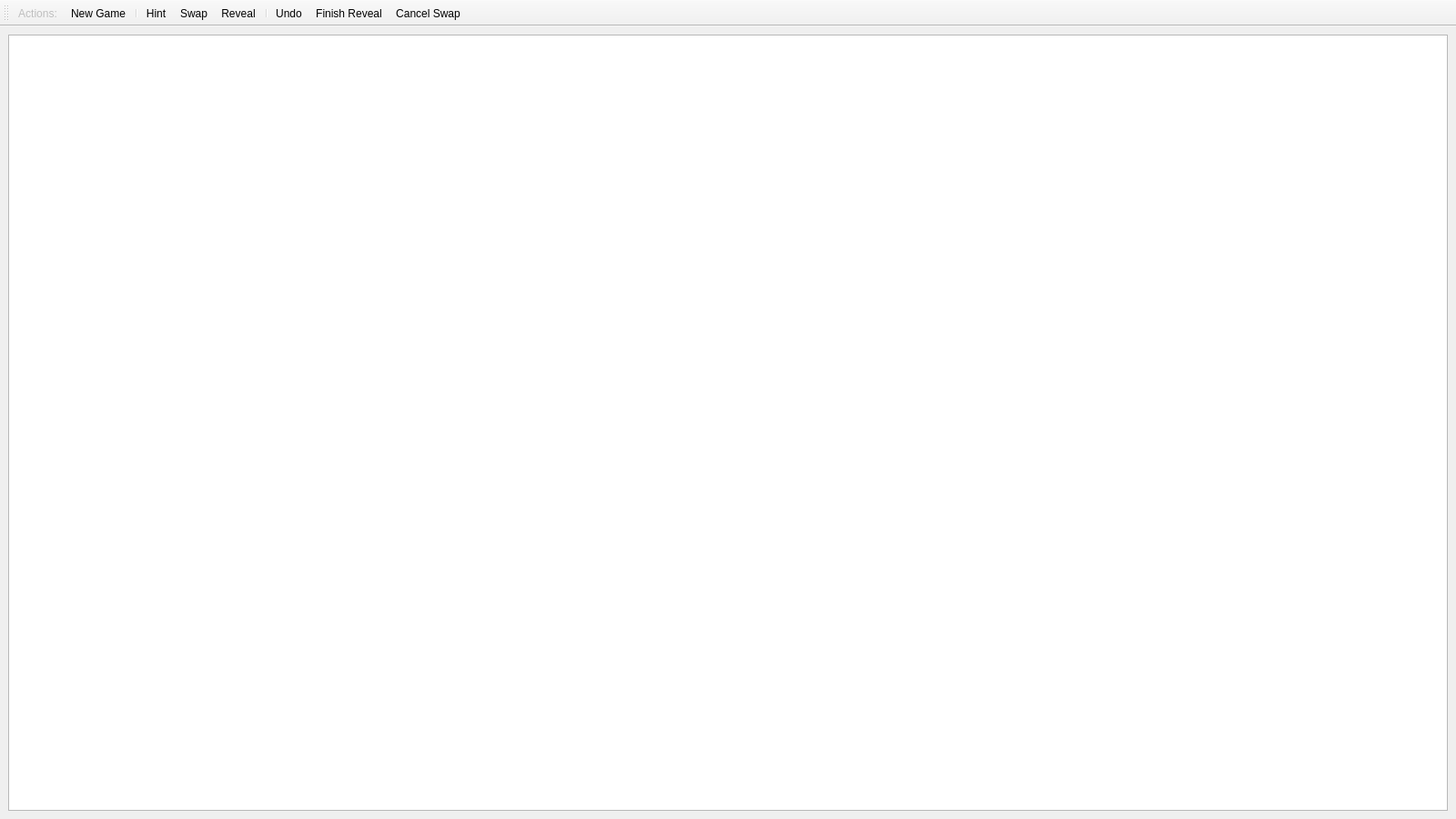
<?xml version="1.0" encoding="UTF-8"?>
<ui version="4.0">
 <class>GameWindow</class>
 <widget class="QMainWindow" name="GameWindow">
  <property name="geometry">
   <rect>
    <x>0</x>
    <y>0</y>
    <width>1600</width>
    <height>900</height>
   </rect>
  </property>
  <property name="windowTitle">
   <string>GameWindow</string>
  </property>
  <widget class="QWidget" name="centralwidget">
   <layout class="QVBoxLayout" name="verticalLayout">
    <item>
     <widget class="ClickableView" name="graphicsView"/>
    </item>
   </layout>
  </widget>
  <widget class="QToolBar" name="toolBar">
   <property name="windowTitle">
    <string>toolBar</string>
   </property>
   <attribute name="toolBarArea">
    <enum>TopToolBarArea</enum>
   </attribute>
   <attribute name="toolBarBreak">
    <bool>false</bool>
   </attribute>
   <addaction name="actionText"/>
   <addaction name="actionNew_Game"/>
   <addaction name="separator"/>
   <addaction name="actionHint"/>
   <addaction name="actionSwap"/>
   <addaction name="actionReveal"/>
   <addaction name="separator"/>
   <addaction name="actionUndo"/>
   <addaction name="actionFinish_Reveal"/>
   <addaction name="actionCancel_Swap"/>
  </widget>
  <action name="actionText">
   <property name="enabled">
    <bool>false</bool>
   </property>
   <property name="text">
    <string>Actions:</string>
   </property>
  </action>
  <action name="actionHint">
   <property name="text">
    <string>Hint</string>
   </property>
  </action>
  <action name="actionSwap">
   <property name="text">
    <string>Swap</string>
   </property>
   <property name="toolTip">
    <string>change the position of 2 cards</string>
   </property>
  </action>
  <action name="actionReveal">
   <property name="text">
    <string>Reveal</string>
   </property>
  </action>
  <action name="actionUndo">
   <property name="text">
    <string>Undo</string>
   </property>
  </action>
  <action name="actionNew_Game">
   <property name="text">
    <string>New Game</string>
   </property>
  </action>
  <action name="actionFinish_Reveal">
   <property name="text">
    <string>Finish Reveal</string>
   </property>
   <property name="toolTip">
    <string>finish reveal</string>
   </property>
  </action>
  <action name="actionCancel_Swap">
   <property name="text">
    <string>Cancel Swap</string>
   </property>
  </action>
 </widget>
 <customwidgets>
  <customwidget>
   <class>ClickableView</class>
   <extends>QGraphicsView</extends>
   <header location="global">clickableview.h</header>
  </customwidget>
 </customwidgets>
 <resources/>
 <connections/>
</ui>
